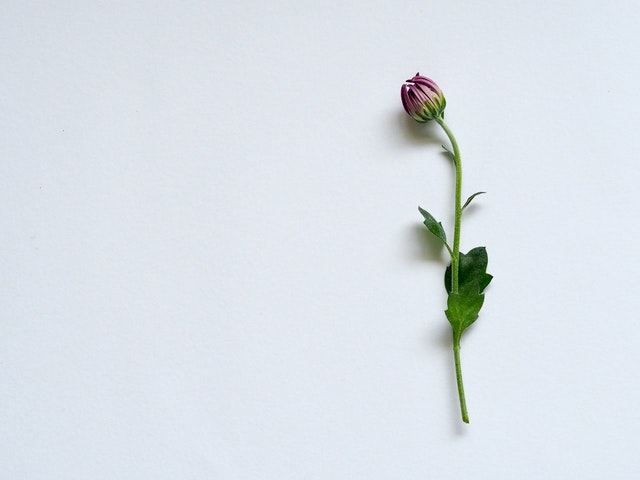
#> input picture flower.jpg, 640 x 480 px
$ python opretion.py
#> lines starting #> are read from the running program, lines starting #| are printed output that depends on the picture
import cv2

img = cv2.imread('flower.jpg', 0)
#> img: shape (480, 640); min 0, max 255, mean 225.2

#rows ,cols = img.shape

rows = img.shape[0]
#> rows = 480
cols = img.shape[1]
#> cols = 640

print('rows=', rows)
#| rows= 480
print('cols=', cols)
#| cols= 640


def add():
    for i in range(rows):
        for j in range(cols):
            pixel = img[i, j]
            newPixel = pixel+128

            if newPixel > 255:
                img[i, j] = 255
            elif newPixel < 0:
                img[i, j] = 0
            else:
                img[i, j] = newPixel
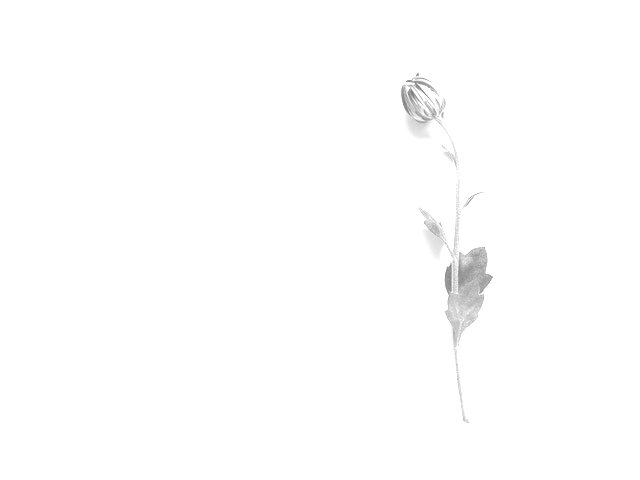
#> img: shape (480, 640); min 128, max 255, mean 254

add()
cv2.imshow('addition', img)
cv2.waitKey(0)
cv2.imwrite('addition.jpg', img)

def subtraction():
    for i in range(rows):
        for j in range(cols):
            pixel = img[i, j]
            newPixel = pixel-128
            if newPixel<0:
                img[i, j]=0
            else:
                img[i, j]=newPixel
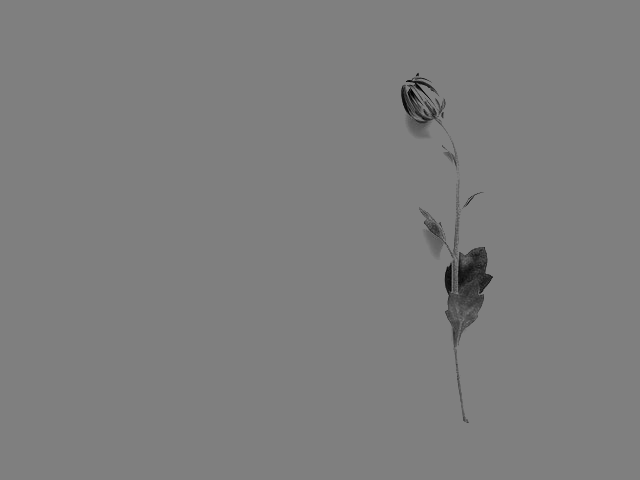
#> img: shape (480, 640); min 0, max 127, mean 126
subtraction()
cv2.imshow('subtraction',img)
cv2.waitKey(0)
cv2.imwrite('subtraction.jpg',img)

def mul():
    for i in range(rows):
        for j in range(cols):
            pixel=img[i,j]
            newPixel=pixel*2
            if newPixel<0:
                img[i,j]=0
            else:
                img[i,j]=newPixel
mul()
cv2.imshow('multiplication',img)
cv2.waitKey(0)
cv2.imwrite('multiplication.jpg',img)

def complemetary():
    for i in range(rows):
        for j in range(cols):
            pixel=img[i,j]
            newPixel=255 - pixel
            if newPixel<0:
                img[i,j]=0
            else:
                img[i,j]=newPixel
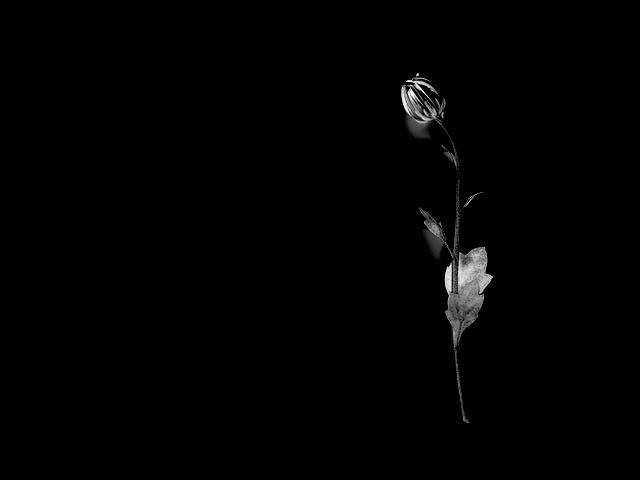
#> img: shape (480, 640); min 1, max 255, mean 3
complemetary()
cv2.imshow('comolemenraty',img)
cv2.waitKey(0)
cv2.imwrite('comolemenraty.jpg',img)
